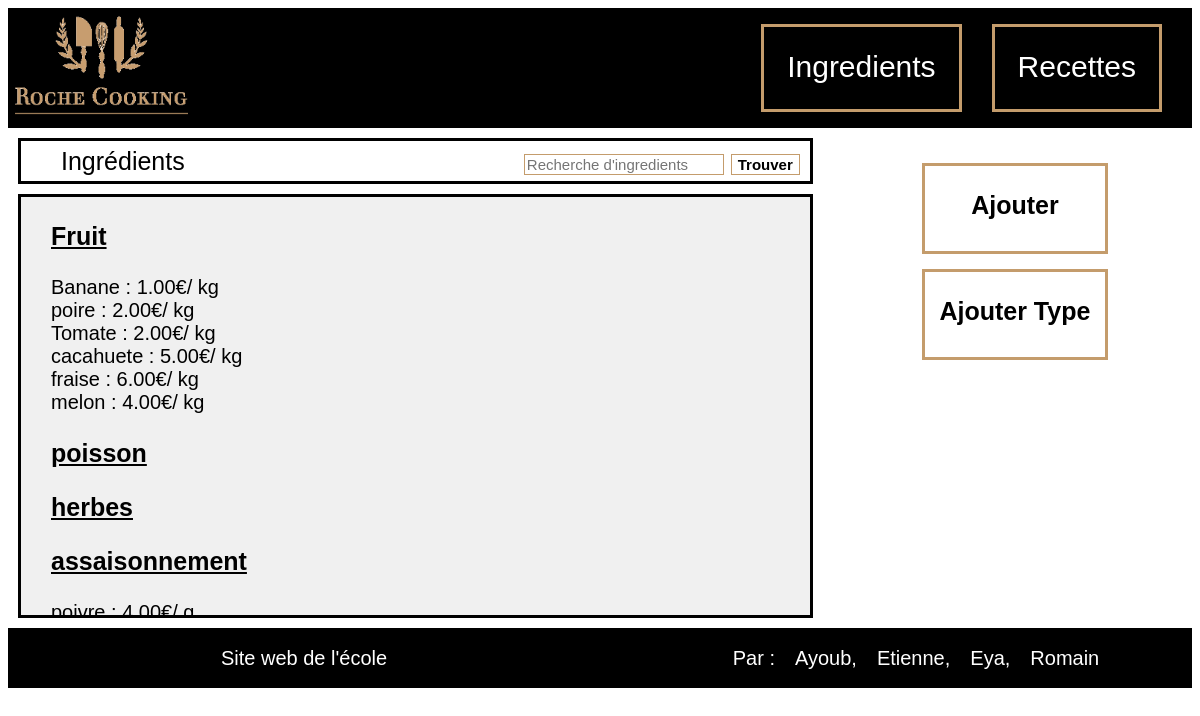
The page / on the database its author committed.
### tables this page shows
CREATE TABLE `typeingredient` (
  `idTypeIngredient` int(11) NOT NULL,
  `nomTypeIngredient` varchar(50) NOT NULL
);

CREATE TABLE `ingredient` (
  `idIngredient` int(11) NOT NULL,
  `idTypeIngredient` int(11) NOT NULL,
  `idTVA` varchar(50) NOT NULL,
  `nomIngredient` varchar(50) NOT NULL,
  `unite` varchar(50) NOT NULL,
  `allergene` tinyint(1) NOT NULL,
  `prixUnitaire` float(10,2) NOT NULL
);

### controller/ControllerIngredient.php (called while the page is built, shortened)
<?php
require_once (File::build_path(array("model", "ModelIngredient.php")));
require_once (File::build_path(array("model", "ModelTypeIngredient.php")));
class ControllerIngredient {
    public static function readAll() {
        $tab_i = ModelIngredient::selectAll();
        $typeIngredientListe = ModelTypeIngredient::selectAll();
        require (File::build_path(array("view", "view.php")));
    }
}

### index.php (called while the page is built, shortened)
<?php
        require_once File::build_path(array("controller", "routeur.php"));
?>

### model/Model.php (called while the page is built, shortened)
<?php
class Model {
    public static $pdo;
    public static function Init() {
        $hostname = Conf::getHostname();
        $database_name = Conf::getDatabase();
        $login = Conf::getLogin();
        $password = Conf::getPassword();
        try {
            self::$pdo = new PDO("mysql:host=$hostname;dbname=$database_name", $login, $password,
                    array(PDO::MYSQL_ATTR_INIT_COMMAND => "SET NAMES utf8"));
            self::$pdo->setAttribute(PDO::ATTR_ERRMODE, PDO::ERRMODE_EXCEPTION);
        } catch (PDOException $e) {
            if (Conf::getDebug()) {
                echo $e->getMessage();
            } else {
                echo 'Une erreur est survenue <a href=""> retour a la page d\'accueil </a>';
            }
            die();
        }
    }
    public static function selectAll() {
        $table_name = static::$object;
        $class_name = "Model" . ucfirst($table_name);
        $rep = (Model::$pdo)->query("Select * From " . ucfirst($table_name));
        $rep->setFetchMode(PDO::FETCH_CLASS, $class_name);
        $tab = $rep->fetchAll();
        return $tab;
    }
}

### model/ModelTypeIngredient.php (called while the page is built, shortened)
<?php
require_once File::build_path(array("model", "Model.php"));
class ModelTypeIngredient extends Model{
    private $idTypeIngredient;
    private $nomTypeIngredient;
    function getIdTypeIngredient() {
        return $this->idTypeIngredient;
    }
    function getNomTypeIngredient() {
        return $this->nomTypeIngredient;
    }
}

### model/ModelIngredient.php (called while the page is built, shortened)
<?php
require_once File::build_path(array("model", "Model.php"));
class ModelIngredient extends Model{
    private $idIngredient;
    private $idTypeIngredient;
    private $nomIngredient;
    private $unite;
    private $prixUnitaire;
    function getIdIngredient() {
        return $this->idIngredient;
    }
    function getIdTypeIngredient() {
        return $this->idTypeIngredient;
    }
    function getNomIngredient() {
        return $this->nomIngredient;
    }
    function getPrixUnitaire() {
        return $this->prixUnitaire;
    }
    function getUnite(){
        return $this->unite;
    }
}

### view/ingredient/list.php (the view, shortened to what this page needs)
<head>
    <link rel="stylesheet" type="text/css" href="style/style_contenu_bd.css">
    <link rel="stylesheet" type="text/css" href="style/style_bouton_gestion_bd.css">
</head>
<body>
    <div id="corps">
            <div id="fenetre">
                <div id="entete">
                    <ul>
                        <li>Ingrédients</li>
                        <li>
                            <form method="GET" action="index.php" controller="ingredient">
                                <input id="barre_recherche" type="search" name="Recherche" placeholder="Recherche d'ingredients">
                                <input id="bouton_recherche" type="submit" value="Trouver">
                            </form>
                        </li>
                    </ul>
                </div>
                <div id="contenu">
                    <p>
                        <?php
                            foreach($typeIngredientListe as $type){
                            echo "<div id='type_ingredient'><p>" .  '<a href= "index.php?action=read&controller=typeingredient&idTypeIngredient=' . $type->getIdTypeIngredient() . '">' . $type->getNomTypeIngredient() . '</p></div>';
                            $idType = $type->getIdTypeIngredient();
                            foreach ($tab_i as $ingredient) {
                                if ($idType == $ingredient->getIdTypeIngredient()){
                                    $prix = $ingredient->getPrixUnitaire();
                                    $nom = $ingredient->getNomIngredient();
                                    $unite = $ingredient->getUnite();
                                    echo '<div id="list_ingredient"><a href= "index.php?action=read&idIngredient=' . $ingredient->getIdIngredient() . '">' . $nom . " : " . $prix . "€/ ". $unite . "</a>" . '</div>';
                                }
                            }
                        }
                        ?>
                    </p>
                </div>
            </div>
            <div id="boutons">
                <ul>
                <li id="case_add_ingr"><a href="index.php?controller=ingredient&action=create">Ajouter</li>
                <li id="case_add_type_ingr"><a href="index.php?controller=typeingredient&action=create">Ajouter Type</li>
                </ul>
            </div>
    </div>
</body>

### style/style.css (style rules this page uses)
#corps { background-color: white; display: flex; }
#fenetre { display: flex; flex-direction: column; width: 70%; height: 500px; }

### style/style_formulaire.css (style rules this page uses)
ul { list-style: none; }

### style/style_contenu_bd.css (style rules this page uses)
#entete { margin: 10px; margin-bottom: 0px; border-style: solid; border-color: black; display: flex; height: 40px; align-items: center; font-size: 25px; font-family: 'Arial','Verdana'; }
#entete ul { display: flex; list-style: none; width: 100%; justify-content: space-between; }
#entete ul li { margin-right: 10px; }
#contenu { border-style: solid; border-color : black; background-color: rgb(240, 240, 240); padding-right: 30px; padding-left: 30px; margin: 10px; height: 440px; overflow-y: scroll; text-align: justify; font-size: 20px; font-family: 'Arial','Verdana'; }
#type_ingredient { font-size: 25px; text-decoration: underline; font-weight: bold; width: 10px; }
#type_ingredient a { text-decoration: none; color: black; }
#list_ingredient { font-size: 20px; }
#list_ingredient a { text-decoration: none; color: black; }
#barre_recherche { font-size: 15px; border:solid 1px rgb(196, 156, 108); width: 200px; }
#bouton_recherche { border:solid 1px rgb(196, 156, 108); background-color: transparent; font-size: 15px; font-weight: bold; }

### style/style_bouton_gestion_bd.css (style rules this page uses)
#boutons { display: flex; height: 480px; width: 30%; margin: 10px; font-size: 25px; font-weight: bold; font-family: 'Arial','Verdana'; }
#boutons ul { display: flex; flex-direction: column; justify-content: top; align-items: center; list-style: none; width: 100%; margin-right: 10px; padding-right: 15px; }
#boutons li { margin-bottom: 15px; border-style: solid; border-color: rgb(196, 156, 108); }
#case_add_ingr { width: 180px; height: 60px; text-align: center; padding-top: 25px; }
#case_add_ingr a { text-decoration: none; color: black; }
#case_add_type_ingr { width: 180px; height: 60px; text-align: center; padding-top: 25px; }
#case_add_type_ingr a { text-decoration: none; color: black; }

### style/style_footer.css (style rules this page uses)
#lien a { text-decoration: none; color: white; }

### rows shown on the page
typeingredient: nomTypeIngredient "Fruit"
ingredient: nomIngredient "Banane", prixUnitaire "1.00", unite "kg"
ingredient: nomIngredient "poire", prixUnitaire "2.00", unite "kg"
ingredient: nomIngredient "Tomate", prixUnitaire "2.00", unite "kg"
ingredient: nomIngredient "cacahuete", prixUnitaire "5.00", unite "kg"
ingredient: nomIngredient "fraise", prixUnitaire "6.00", unite "kg"
ingredient: nomIngredient "melon", prixUnitaire "4.00", unite "kg"
typeingredient: nomTypeIngredient "poisson"
typeingredient: nomTypeIngredient "herbes"
typeingredient: nomTypeIngredient "assaisonnement"
ingredient: nomIngredient "poivre", prixUnitaire "4.00", unite "g"
